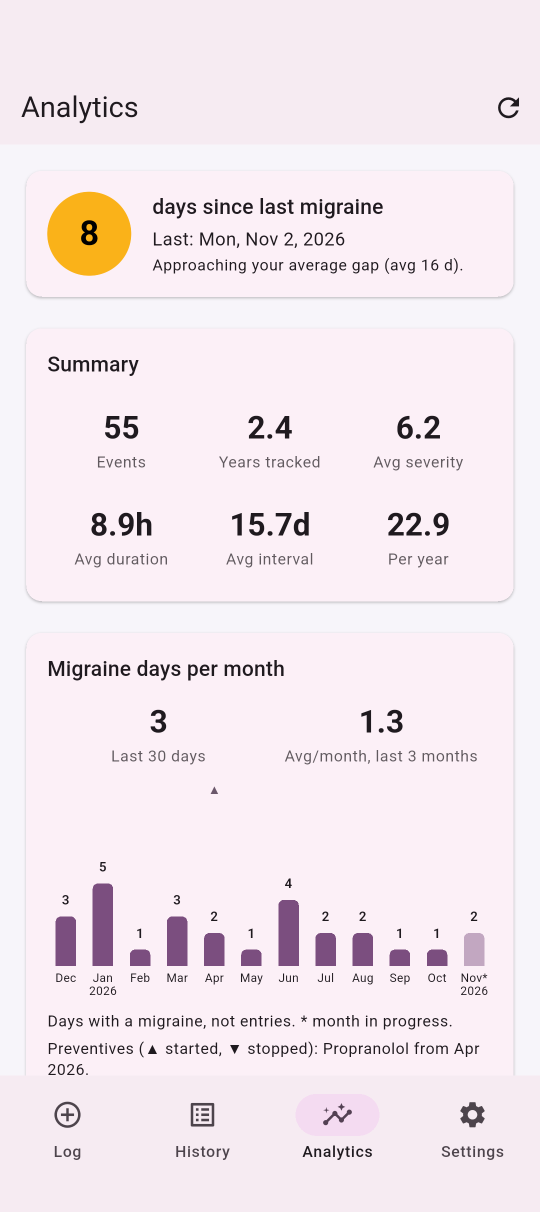
#> input picture fastlane/metadata/android/en-US/images/phoneScreenshots/02-analytics-overview.png, 1080 x 2424 px, found by its file name (shown at 1/2 size)
$ python store_header.py
#> lines starting #> are read from the running program, lines starting #| are printed output that depends on the picture; after the words box and inside, x2 and y2 are one past the last pixel; in counts of white or black regions, pixels touching at a corner belong together
#!/usr/bin/env python3
"""Make the App Store product page header (backlog #29) from the store screenshots.

    tools/store_header.py                      # from screenshots/ios/iphone-6.9/ (the Mac's set)
    tools/store_header.py --shots <dir>        # any folder with 02-analytics-overview.png and
                                               # 09-analytics-dark.png
    tools/store_header.py --guides             # also draw the safe area, to check the layout

Writes screenshots/ios/header/header-3840x1646.png (gitignored with the rest of screenshots/ios),
for App Store Connect › the version page › Product Page Information › Header and Search Results.

Apple's specs (creative assets specifications, read 2026-11-10): the header is 21:9, 3840 × 1646,
.png/.jpg, no alpha. Devices crop it differently, so the logo, the name and the line of text sit
in the centred safe area (about 1646 × 661, measured from Apple's templates by a third party;
check with the product page preview in App Store Connect). The phones either side may be cropped.
No search-results asset: without one, the App Store shows the screenshots there instead, which
is what Apple's guidance asks that asset to look like anyway.
"""

import argparse
import sys
from pathlib import Path

from PIL import Image, ImageDraw, ImageFilter, ImageFont

ROOT = Path(__file__).resolve().parent.parent
ASSETS = ROOT / "app" / "assets"
OUT = ROOT / "screenshots" / "ios" / "header"

W, H = 3840, 1646
SAFE_W, SAFE_H = 1646, 661
BG = (29, 25, 41)  # the launcher icon's background (app/assets/icon.png)
GLOW = (124, 58, 237)  # the purple at the bottom of the icon's shield
TEXT = (245, 240, 255)
SUBTLE = (196, 181, 253)

NAME = "Megrim"
LINE = "A private migraine diary"
DETAIL = "Offline  ·  No account  ·  Open source"


def font(bold, size):
    return ImageFont.truetype(str(ASSETS / "fonts" / ("NotoSans-Bold.ttf" if bold else "NotoSans-Regular.ttf")), size)


def background():
    img = Image.new("RGB", (W, H), BG)
    glow = Image.new("L", (W, H), 0)
    ImageDraw.Draw(glow).ellipse((W // 2 - 1300, H // 2 - 700, W // 2 + 1300, H // 2 + 700), fill=110)
    glow = glow.filter(ImageFilter.GaussianBlur(260))
    return Image.composite(Image.new("RGB", (W, H), GLOW), img, glow)


def phone(shot, height):
    """A screenshot scaled to `height`, with rounded corners and a thin frame, as RGBA."""
    s = Image.open(shot).convert("RGB")
    s = s.resize((round(s.width * height / s.height), height), Image.LANCZOS)
    radius = s.width // 9
    frame = 14
    out = Image.new("RGBA", (s.width + 2 * frame, s.height + 2 * frame), (0, 0, 0, 0))
    ImageDraw.Draw(out).rounded_rectangle((0, 0, out.width - 1, out.height - 1), radius + frame, fill=(12, 10, 18, 255))
    mask = Image.new("L", s.size, 0)
    ImageDraw.Draw(mask).rounded_rectangle((0, 0, s.width - 1, s.height - 1), radius, fill=255)
    out.paste(s, (frame, frame), mask)
    return out


def shadow(img, offset=(0, 40), blur=60, opacity=150):
    a = img.split()[-1].point(lambda v: opacity if v else 0)
    sh = Image.new("RGBA", (img.width + 4 * blur, img.height + 4 * blur), (0, 0, 0, 0))
    sh.paste(Image.new("RGBA", img.size, (0, 0, 0, 255)), (2 * blur + offset[0], 2 * blur + offset[1]), a)
    return sh.filter(ImageFilter.GaussianBlur(blur))


def place(canvas, img, cx, cy):
    sh = shadow(img)
    canvas.paste(sh, (cx - sh.width // 2, cy - sh.height // 2), sh)
    canvas.paste(img, (cx - img.width // 2, cy - img.height // 2), img)


def main():
    ap = argparse.ArgumentParser(description=__doc__, formatter_class=argparse.RawDescriptionHelpFormatter)
    ap.add_argument("--shots", type=Path, default=ROOT / "screenshots" / "ios" / "iphone-6.9")
    ap.add_argument("--out", type=Path, default=OUT)
    ap.add_argument("--guides", action="store_true", help="draw the safe area (not for upload)")
    args = ap.parse_args()

    light = args.shots / "02-analytics-overview.png"
    dark = args.shots / "09-analytics-dark.png"
    for f in (light, dark):
        if not f.exists():
            sys.exit(f"store_header: {f} is missing (take the iOS screenshots first: tools/screenshots.sh iphone-69)")

    canvas = background().convert("RGBA")
#> in background, `img = Image.new("RGB", (W, H), BG)`:
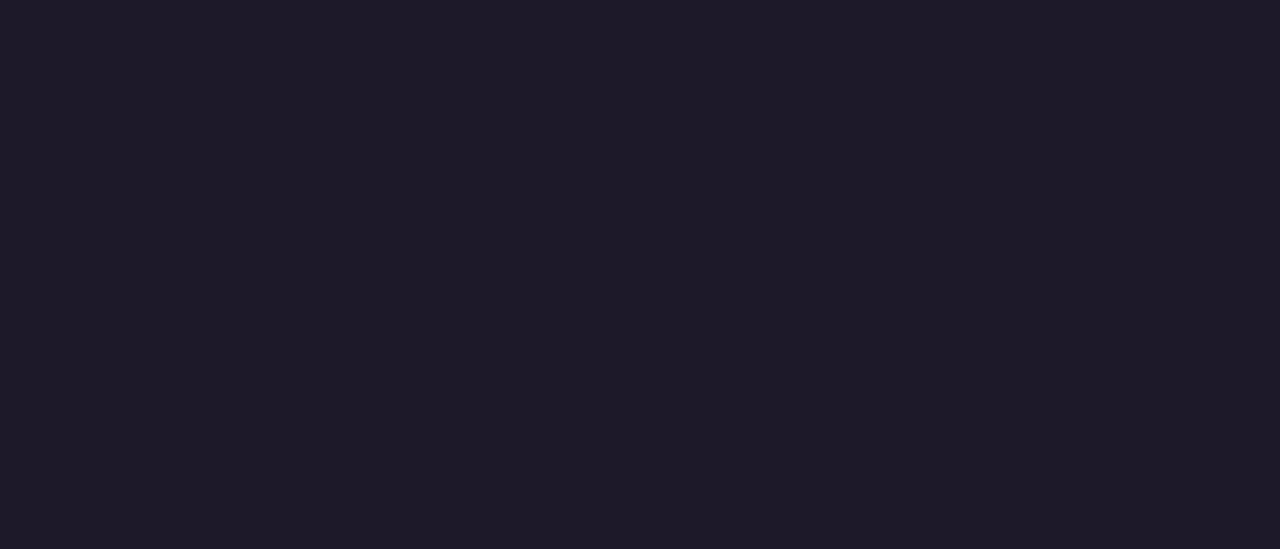
#> img: PIL image 3840x1646 RGB (shown at 1/3 size); mean R, G, B 29, 25, 41
#> in background, `glow = Image.new("L", (W, H), 0)`: glow: PIL image 3840x1646 L; every value is 0
#> in background, `ImageDraw.Draw(glow).ellipse((W // 2 - 1300, H // 2 - 700, W // 2 + 13..`:
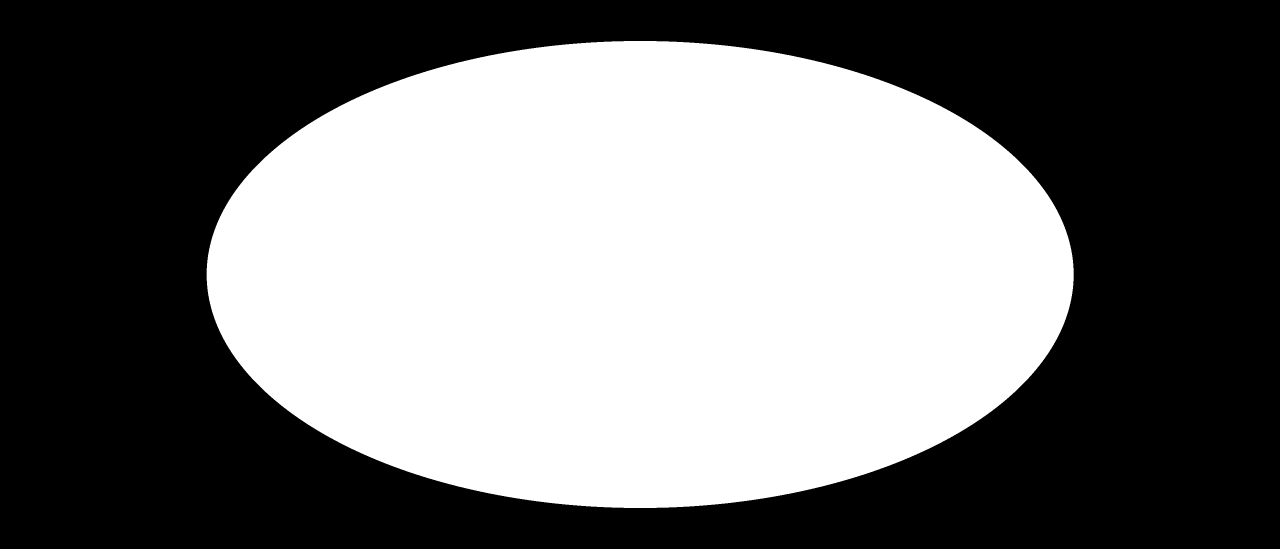
#> glow: PIL image 3840x1646 L (shown at 1/3 size); values 0 (black) and 110 (white), 45.3% white; 1 white region, box (x1, y1, x2, y2) and area: (620, 123, 3221, 1524) 2861793
#> in background, `glow = glow.filter(ImageFilter.GaussianBlur(260))`:
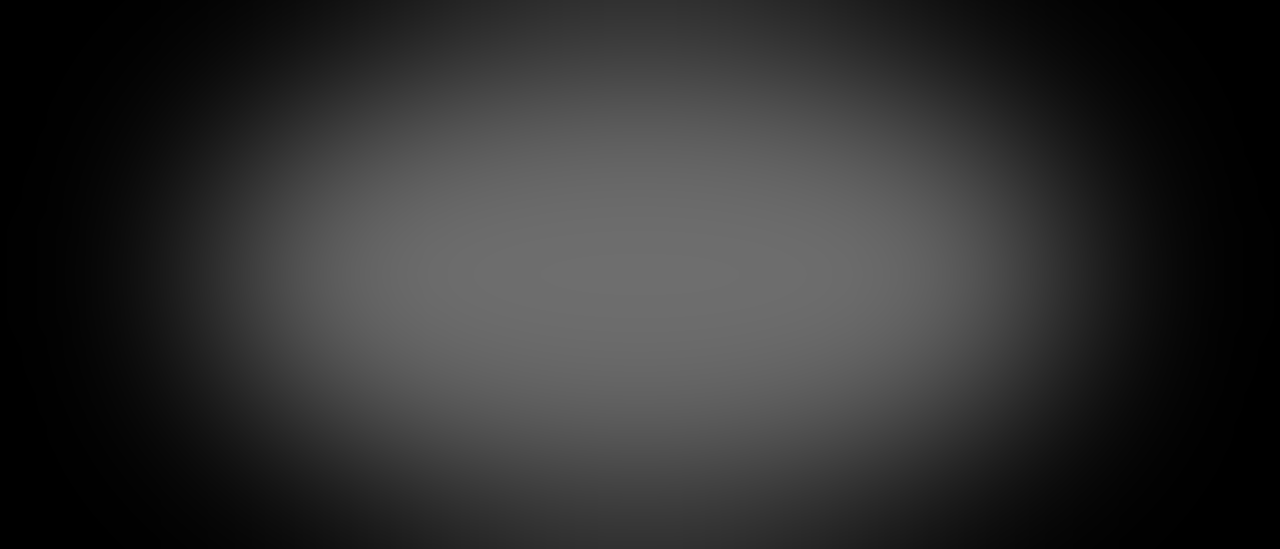
#> glow: PIL image 3840x1646 L (shown at 1/3 size); min 0, max 110, mean 48.1

    # Phones either side of the safe area, partly cropped by the bottom edge on purpose.
    ph = 1500
    left, right = phone(light, ph), phone(dark, ph)
#> in phone, `out = Image.new("RGBA", (s.width + 2 * frame, s.height + 2 * frame), (..`: out: PIL image 696x1528 RGBA; every value is 0
#> in phone, `mask = Image.new("L", s.size, 0)`: mask: PIL image 668x1500 L; every value is 0
#> in phone, `ImageDraw.Draw(mask).rounded_rectangle((0, 0, s.width - 1, s.height - ..`: mask: PIL image 668x1500 L; 99.5% white; 4 black regions, box (x1, y1, x2, y2) and area: (0, 0, 66, 66) 1196, (602, 0, 668, 66) 1196, (0, 1434, 66, 1500) 1196, (602, 1434, 668, 1500) 1196
#> call 2 of phone, with height = 1500
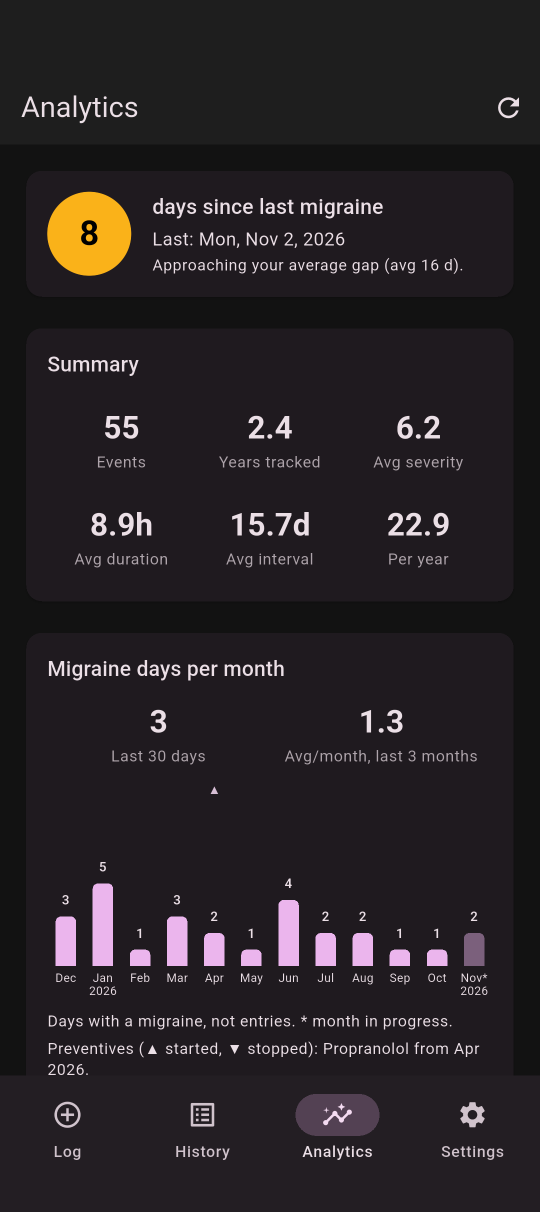
#> input picture fastlane/metadata/android/en-US/images/phoneScreenshots/09-analytics-dark.png, 1080 x 2424 px, found by its file name (shown at 1/2 size)
    place(canvas, left, W // 2 - SAFE_W // 2 - 430, H // 2 + 260)
#> in shadow, `a = img.split()[-1].point(lambda v: opacity if v else 0)`: a: PIL image 696x1528 L; values 0 (black) and 150 (white), 99.4% white; 4 black regions, box (x1, y1, x2, y2) and area: (0, 0, 79, 79) 1692, (617, 0, 696, 79) 1692, (0, 1449, 79, 1528) 1692, (617, 1449, 696, 1528) 1692
#> in shadow, `sh = Image.new("RGBA", (img.width + 4 * blur, img.height + 4 * blur), ..`: sh: PIL image 936x1768 RGBA; every value is 0
#> in shadow, `sh.paste(Image.new("RGBA", img.size, (0, 0, 0, 255)), (2 * blur + offs..`:
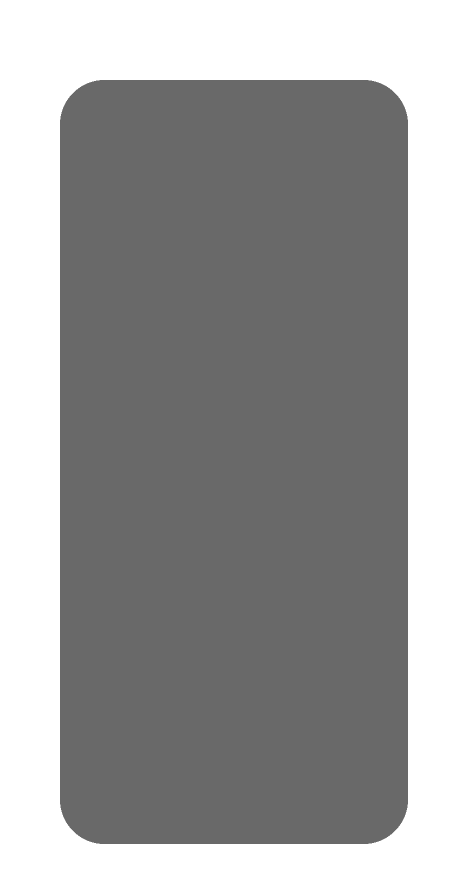
#> sh: PIL image 936x1768 RGBA (shown at 1/2 size); mean R, G, B, A 0, 0, 0, 95.8; transparent parts drawn white
#> in shadow, `return sh.filter(ImageFilter.GaussianBlur(blur))`:
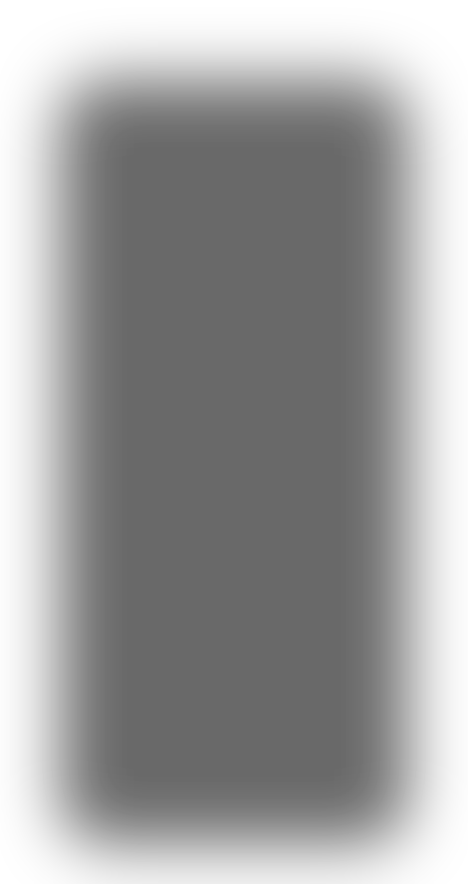
#> returned value: PIL image 936x1768 RGBA (shown at 1/2 size); mean R, G, B, A 0, 0, 0, 95.6; transparent parts drawn white
    place(canvas, right, W // 2 + SAFE_W // 2 + 430, H // 2 + 260)
#> call 2 of place, with cx = 3173, cy = 1083
#> in place (call 2), `canvas.paste(img, (cx - img.width // 2, cy - img.height // 2), img)`:
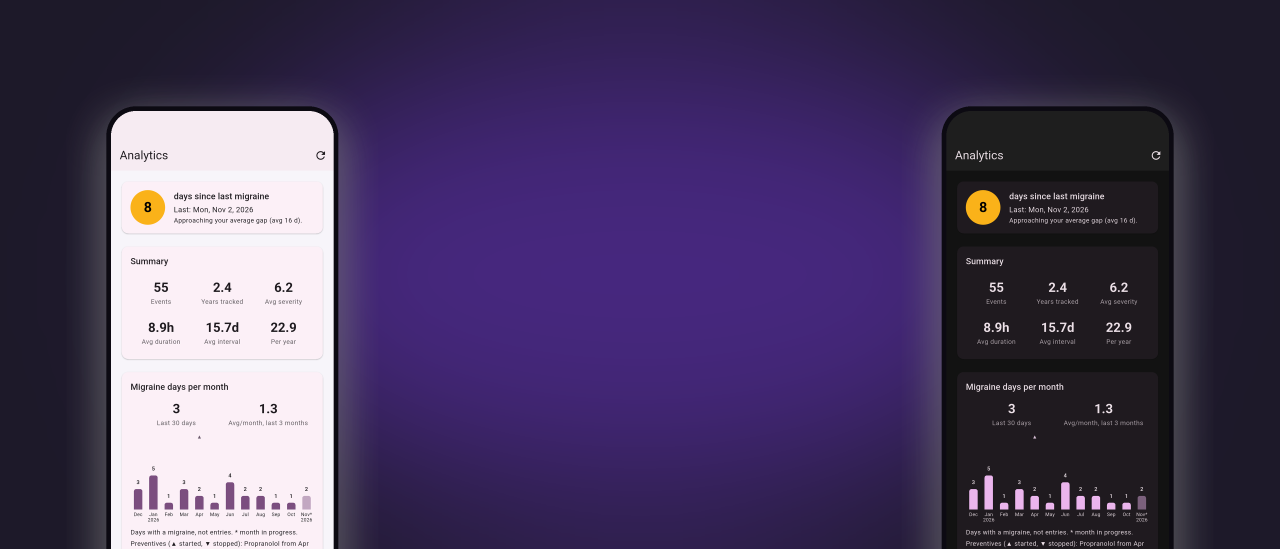
#> canvas: PIL image 3840x1646 RGBA (shown at 1/3 size); mean R, G, B, A 73.5, 59.2, 96, 252.3; transparent parts drawn white

    # Logo, name and line, centred in the safe area.
    d = ImageDraw.Draw(canvas)
#> (the run stopped early here; a loop or call above may not have finished)
